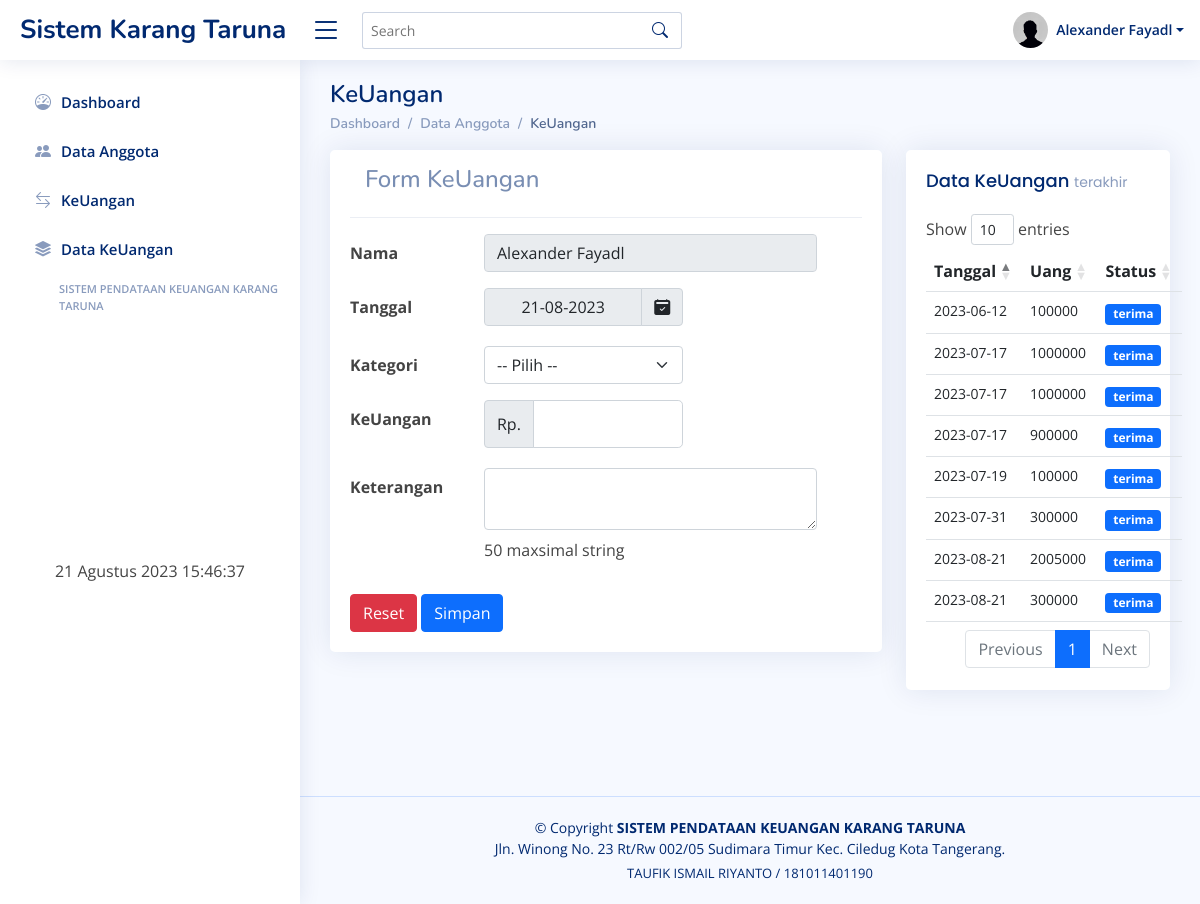
/anggota/index.php?url=keuangan (signed in), run on the app's committed database.
### tables this page shows
CREATE TABLE `users` (
  `id_user` int(11) NOT NULL,
  `recid` enum('0','1') NOT NULL,
  `nama` varchar(30) NOT NULL,
  `rt` int(4) NOT NULL,
  `rw` int(4) NOT NULL,
  `alamat` text NOT NULL,
  `tgl_lahir` varchar(20) NOT NULL,
  `pekerjaan` varchar(40) NOT NULL,
  `no_telp` varchar(15) NOT NULL,
  `status` enum('aktif','tidak aktif') NOT NULL,
  `usertype` enum('ketua','wakil','anggota') NOT NULL,
  `username` varchar(30) NOT NULL,
  `password` varchar(200) NOT NULL,
  `level` enum('admin','anggota') NOT NULL
);

CREATE TABLE `trx` (
  `id_trx` int(11) NOT NULL,
  `id_user` int(11) NOT NULL,
  `jml_trx` varchar(255) NOT NULL,
  `keterangan` varchar(255) NOT NULL,
  `status_trx` varchar(255) NOT NULL,
  `tgl` date NOT NULL
);

### anggota/keuangan.php (the view, shortened to what this page needs)
<!DOCTYPE html>
<html>
<head>
</head>
<body>
 <div class="container">
  <div class="pagetitle">
   <h1 class="mb-1">KeUangan</h1>
   <nav>
    <ol class="breadcrumb">
     <li class="breadcrumb-item"><a href="?url=dashboard">Dashboard</a></li>
     <li class="breadcrumb-item"><a href="?url=anggota">Data Anggota</a></li>
     <li class="breadcrumb-item active">KeUangan</li>
   </ol>
 </nav>
</div>
<div class="row">
 <div class="col-lg-8">
  <div class="card">
   <div class="card-body">
    <div class="card-header">
     <h4>Form KeUangan</h4>
   </div>
   <form method="POST">
    <div class="mb-2 mt-3 row">
      <label  class="col-sm-3 col-form-label"><b>Nama </b></label>
      <div class="col-sm-8">
        <input type="text" name="nama" class="form-control" value="<?= $_SESSION['nama']; ?>" readonly>
      </div>
    </div>
    <div class="mb-3 mt-3 row">
      <label  class="col-sm-3 col-form-label"><b>Tanggal </b></label>
      <div class="col-sm-5">
        <div class="input-group mb-1">
          <input type="text" name="tgl" value="<?php date_default_timezone_set('Asia/Jakarta'); echo date('d-m-Y'); ?>" class="form-control text-center" readonly>
          <span class="input-group-text"><i class="bi bi-calendar2-check-fill"></i></span>
        </div>
      </div>
    </div>
    <div class="mb-3 mt-3 row">
      <label  class="col-sm-3 col-form-label"><b>Kategori</b></label>
      <div class="col-sm-5">
        <select class="form-select" name="typeuang" required>
          <option value="" selected>-- Pilih --</option>
        </select>
      </div>
    </div>
    <div class="mb-2 mt-3 row">
      <label  class="col-sm-3 col-form-label"><b>KeUangan</b></label>
      <div class="col-sm-5">
        <div class="input-group mb-1">
          <span class="input-group-text">Rp.</span>
          <input type="text" name="saldo_akhir" onkeypress="return hanyaAngka(event)" class="form-control form-control-lg" required>
        </div>
      </div>
    </div>
    <div class="mb-2 mt-3 row">
      <label  class="col-sm-3 col-form-label"><b>Keterangan </b></label>
      <div class="col-sm-8">
        <textarea type="text" id="textarea_ket" maxlength="50" name="ket" class="form-control" required></textarea>
        <div class="mt-2" id="feedback_ket"></div>
      </div>
    </div>
    <br>
    <div class="">
      <button type="reset" class="btn btn-danger">Reset</button>
      <button type="submit" name="kauangan" class="btn btn-primary">Simpan</button>
    </div>
  </form>
</div>
</div>
</div>
<div class="col-lg-4">
  <div class="card">
   <div class="card-body">
     <h5 class="card-title">Data KeUangan <span>terakhir</span></h5>
     <table id="uang" class="table table-borderles">
      <thead>
        <tr>
          <th scope="col">Tanggal</th>
          <th scope="col">Uang</th>
          <th scope="col">Status</th>
        </tr>
      </thead>
      <tbody>
        <?php
        require '../config/config.php';
        $sql = mysqli_query($koneksi,
          "select * from trx inner join users on users.id_user = trx.id_user where users.nama='$_SESSION[nama]' order by tgl desc");
        while ($data = mysqli_fetch_array($sql)) {
          ?>
          <tr>
            <td style="font-size: 14px"><?= $data['tgl']; ?></td>
            <td style="font-size: 14px"><?= $data['jml_trx']; ?></td>
            <td>
              <?php
              if($data['status_trx'] == 'kirim'){ ?>
                <a href="?url=data_keuangan"><span class="badge bg-warning "><?= $data['status_trx']; ?></span></a>
              <?php } elseif ($data['status_trx'] == 'terima') { ?>
                <a href="?url=data_keuangan"><span  class="badge bg-primary "><?= $data['status_trx']; ?></span></a>
              <?php } elseif ($data['status_trx'] == 'tidak terima') { ?>
                <a href="?url=data_keuangan"><span style="font-size: 11px" class="badge bg-danger "><?= $data['status_trx']; ?></span></a>
              <?php }?>
              </td>
            </tr>
          <?php } ?>
        </tbody>
      </table>
    </div>
  </div>
</div>
</div>
</div>
</body>
</html>

### anggota/index.php (shortened to what this page needs)
<!DOCTYPE html>
<html lang="en">
<head>
   <link href="../assets/css/bootstrap.min.css" rel="stylesheet">
   <link href="../assets/css/bootstrap-icons.css" rel="stylesheet">
   <link href="../assets/css/boxicons.min.css" rel="stylesheet">
   <link href="../assets/css/quill.snow.css" rel="stylesheet">
   <link href="../assets/css/quill.bubble.css" rel="stylesheet">
   <link href="../assets/css/remixicon.css" rel="stylesheet">
   <link href="../assets/css/style.css" rel="stylesheet">
   <link href="../assets/datatables/dataTables.bootstrap4.min.css" rel="stylesheet">
</head>
<body>
   <header id="header" class="header fixed-top d-flex align-items-center">
      <div class="d-flex align-items-center justify-content-between"> <a href="index.html" class="logo d-flex align-items-center"> <span class="d-none d-lg-block">Sistem Karang Taruna</span> </a> <i class="bi bi-list toggle-sidebar-btn"></i></div>
      <div class="search-bar">
         <form class="search-form d-flex align-items-center" method="POST" action="#"> <input type="text" name="query" placeholder="Search" title="Enter search keyword"> <button type="submit" title="Search"><i class="bi bi-search"></i></button></form>
      </div>
      <nav class="header-nav ms-auto">
         <ul class="d-flex align-items-center">
            <li class="nav-item dropdown pe-3">
              <?php
              require '../config/config.php';
              $sql = mysqli_query($koneksi, "select * from users where id_user='$_SESSION[id]'");
              while ($data = mysqli_fetch_array($sql)) {
               ?>
               <a class="nav-link nav-profile d-flex align-items-center pe-0" href="#" data-bs-toggle="dropdown"> <img src="../assets/img/profile-img.png" alt="Profile" class="rounded-circle"> <span class="d-none d-md-block dropdown-toggle ps-2"><?php echo $data['nama']; ?></span> </a>
               <?php } ?>
         </li>
      </ul>
   </nav>
</header>
<aside id="sidebar" class="sidebar">
   <ul class="sidebar-nav" id="sidebar-nav">
      <li class="nav-item"> <a class="nav-link collapsed" href="?url=dashboard">
         <i class="bi bi-speedometer"></i>
         <span>Dashboard</span> </a></li>
         <li class="nav-item">
            <a class="nav-link collapsed" href="?url=anggota">
               <i class="bi bi-people-fill"></i>
            </i><span>Data Anggota</span>
         </a>
      </li>
      <li class="nav-item">
         <a class="nav-link collapsed" href="?url=keuangan">
            <i class="bi bi-arrow-left-right"></i>
         </i><span>KeUangan</span>
      </a>
   </li>
   <li class="nav-item">
      <a class="nav-link collapsed" href="?url=data_keuangan">
         <i class="bi bi-stack">
         </i><span>Data KeUangan</span>
      </a>
   </li>
   <li  class="nav-heading ps-4">SISTEM PENDATAAN KEUANGAN KARANG TARUNA</li>
   <br><br><br><br>
   <br><br><br><br>
   <br><br>
   <div class="row text-center">
      <?php
      function tgl_indo($tanggal){
        $bulan = array (
         1 =>   'Januari',
         'Februari',
         'Maret',
         'April',
         'Mei',
         'Juni',
         'Juli',
         'Agustus',
         'September',
         'Oktober',
         'November',
         'Desember'
      );
        $pecahkan = explode('-', $tanggal);
        return $pecahkan[2] . ' ' . $bulan[ (int)$pecahkan[1] ] . ' ' . $pecahkan[0];
     }
     ?>
     <p><?php echo tgl_indo(date('Y-m-d')); ?> <span style="font-size:17" id="jam" ></span></p>
</div>
</ul>
</aside>
<main id="main" class="main">
   <section class="section">
     <div class="row">
      <?php include 'link.php' ?>
      <br>
      <br>
      <br>
      <br>
      <br>
      <br>
      <br>
      <br>
      <br>
      <br>
      <br>
      <br>
      <br>
      <br>
      <br>
      <br>
      <br>
      <br>
      <br>
      <br>
      <br>
      <br>
      <br>
      <br>
      <br>
      <br>
      <br>
      <br>
      <br>
   </div>
</section>
</main>
<footer id="footer" class="footer">
  <div class="copyright"> &copy; Copyright <strong><span>SISTEM PENDATAAN KEUANGAN KARANG TARUNA</span></strong><br>Jln. Winong No. 23 Rt/Rw 002/05 Sudimara Timur Kec. Ciledug Kota Tangerang.</div>
  <div class="credits">TAUFIK ISMAIL RIYANTO / 181011401190</div>
</footer>
</body>
</html>

### assets/css/style.css (style rules this page uses)
:root { scroll-behavior: smooth; }
body { font-family: "Open Sans", sans-serif; background: #f6f9ff; color: #444444; }
a { color: #4154f1; text-decoration: none; }
h1, h2, h3, h4, h5, h6 { font-family: "Nunito", sans-serif; }
#main { margin-top: 60px; padding: 20px 30px; transition: all 0.3s; }
.pagetitle { margin-bottom: 10px; }
.pagetitle h1 { font-size: 24px; margin-bottom: 0; font-weight: 600; color: #012970; }
.card { margin-bottom: 30px; border: none; border-radius: 5px; box-shadow: 0px 0 30px rgba(1, 41, 112, 0.1); }
.card-header, .card-footer { border-color: #ebeef4; background-color: #fff; color: #798eb3; padding: 15px; }
.card-title { padding: 20px 0 15px 0; font-size: 18px; font-weight: 500; color: #012970; font-family: "Poppins", sans-serif; }
.card-title span { color: #899bbd; font-size: 14px; font-weight: 400; }
.card-body { padding: 0 20px 20px 20px; }
.breadcrumb { font-size: 14px; font-family: "Nunito", sans-serif; color: #899bbd; font-weight: 600; }
.breadcrumb a { color: #899bbd; transition: 0.3s; }
.breadcrumb .breadcrumb-item::before { color: #899bbd; }
.breadcrumb .active { color: #51678f; font-weight: 600; }
.logo { line-height: 1; }
@media (min-width: 1200px) { .logo { width: 280px; } }
.logo span { font-size: 26px; font-weight: 700; color: #012970; font-family: "Nunito", sans-serif; }
.header { transition: all 0.5s; z-index: 997; height: 60px; box-shadow: 0px 2px 20px rgba(1, 41, 112, 0.1); background-color: #fff; padding-left: 20px; }
.header .toggle-sidebar-btn { font-size: 32px; padding-left: 10px; cursor: pointer; color: #012970; }
.header .search-bar { min-width: 360px; padding: 0 20px; }
.header .search-form { width: 100%; }
.header .search-form input { border: 0; font-size: 14px; color: #012970; border: 1px solid rgba(1, 41, 112, 0.2); padding: 7px 38px 7px 8px; border-radius: 3px; transition: 0.3s; width: 100%; }
.header .search-form button { border: 0; padding: 0; margin-left: -30px; background: none; }
.header .search-form button i { color: #012970; }
.header-nav ul { list-style: none; }
.header-nav > ul { margin: 0; padding: 0; }
.header-nav .nav-profile { color: #012970; }
.header-nav .nav-profile img { max-height: 36px; }
.header-nav .nav-profile span { font-size: 14px; font-weight: 600; }
.sidebar { position: fixed; top: 60px; left: 0; bottom: 0; width: 300px; z-index: 996; transition: all 0.3s; padding: 20px; overflow-y: auto; scrollbar-width: thin; scrollbar-color: #aab7cf transparent; box-shadow: 0px 0px 20px rgba(1, 41, 112, 0.1); background-color: #fff; }
@media (min-width: 1200px) { #main, #footer { margin-left: 300px; } }
.sidebar-nav { padding: 0; margin: 0; list-style: none; }
.sidebar-nav li { padding: 0; margin: 0; list-style: none; }
.sidebar-nav .nav-item { margin-bottom: 5px; }
.sidebar-nav .nav-heading { font-size: 11px; text-transform: uppercase; color: #899bbd; font-weight: 600; margin: 10px 0 5px 15px; }
.sidebar-nav .nav-link { display: flex; align-items: center; font-size: 15px; font-weight: 600; color: #4154f1; transition: 0.3; background: #f6f9ff; padding: 10px 15px; border-radius: 4px; }
.sidebar-nav .nav-link i { font-size: 16px; margin-right: 10px; color: #4154f1; }
.sidebar-nav .nav-link.collapsed { color: #012970; background: #fff; }
.sidebar-nav .nav-link.collapsed i { color: #899bbd; }
.footer { padding: 20px 0; font-size: 14px; transition: all 0.3s; border-top: 1px solid #cddfff; }
.footer .copyright { text-align: center; color: #012970; }
.footer .credits { padding-top: 5px; text-align: center; font-size: 13px; color: #012970; }

### data on the page
users: nama "Alexander Fayadl"
trx: tgl "2023-08-21", jml_trx "2005000", status_trx "terima"
trx: tgl "2023-08-21", jml_trx "300000", status_trx "terima"
trx: tgl "2023-07-31", jml_trx "300000", status_trx "terima"
trx: tgl "2023-07-19", jml_trx "100000", status_trx "terima"
trx: tgl "2023-07-17", jml_trx "1000000", status_trx "terima"
trx: tgl "2023-07-17", jml_trx "1000000", status_trx "terima"
trx: tgl "2023-07-17", jml_trx "900000", status_trx "terima"
trx: tgl "2023-06-12", jml_trx "100000", status_trx "terima"
